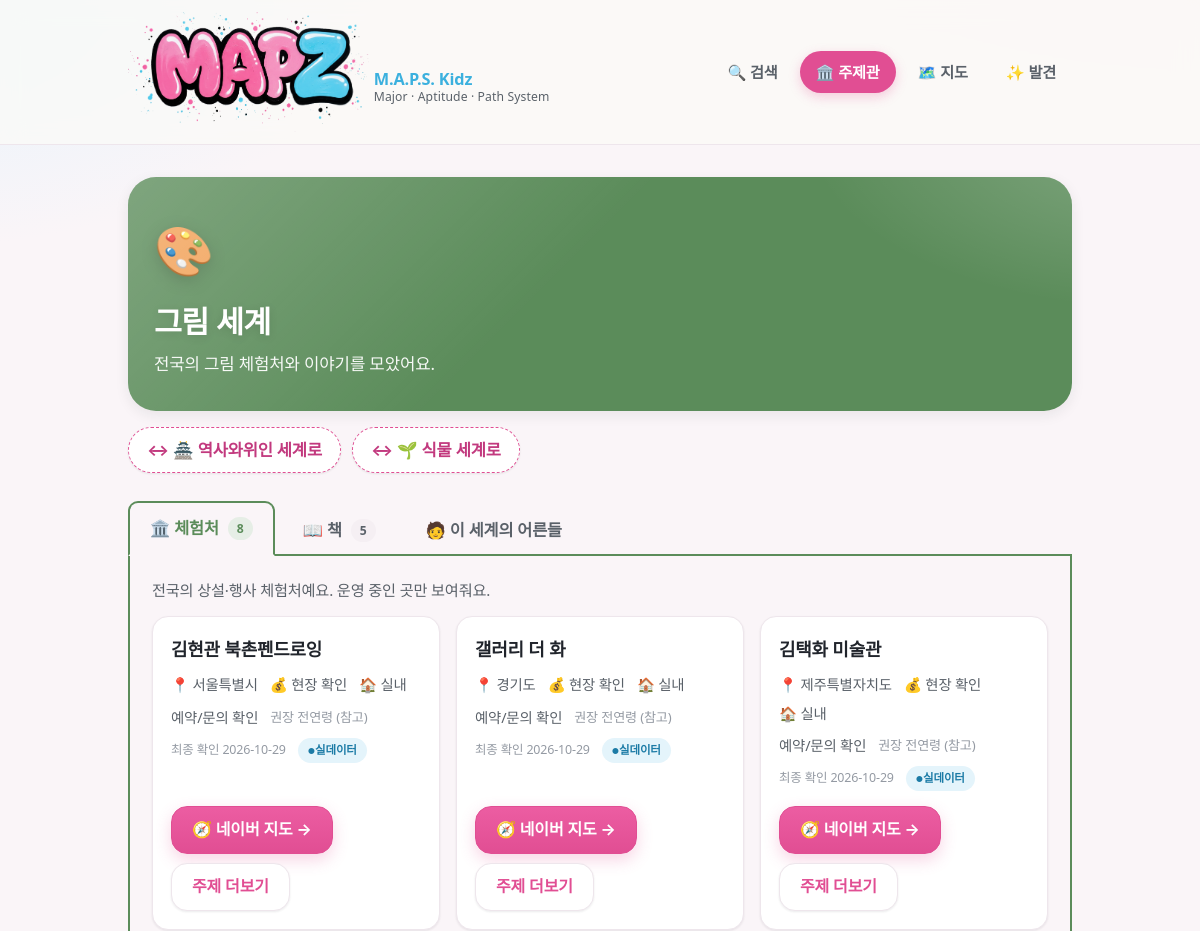
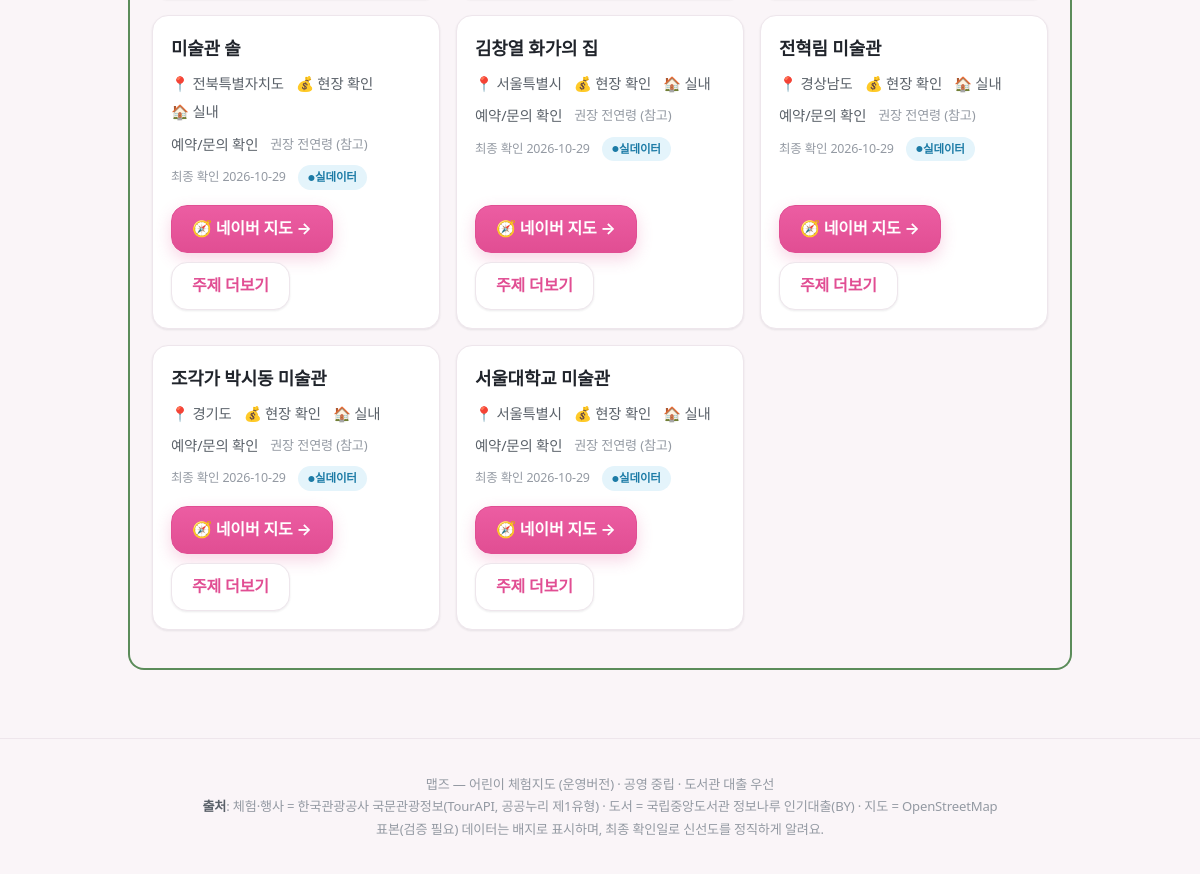
/topic/art, run on an earlier commit of the app's database (2 pictures, top to bottom).
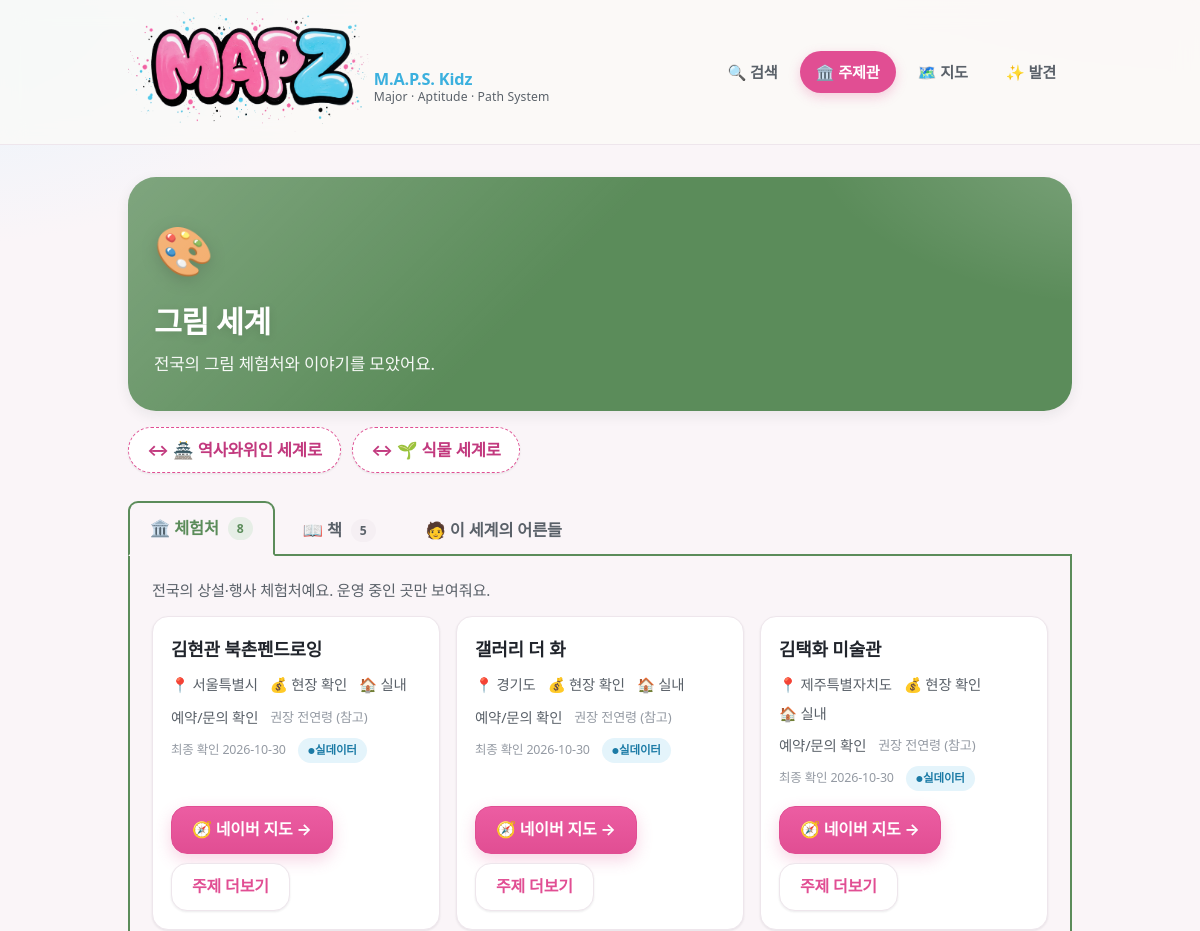
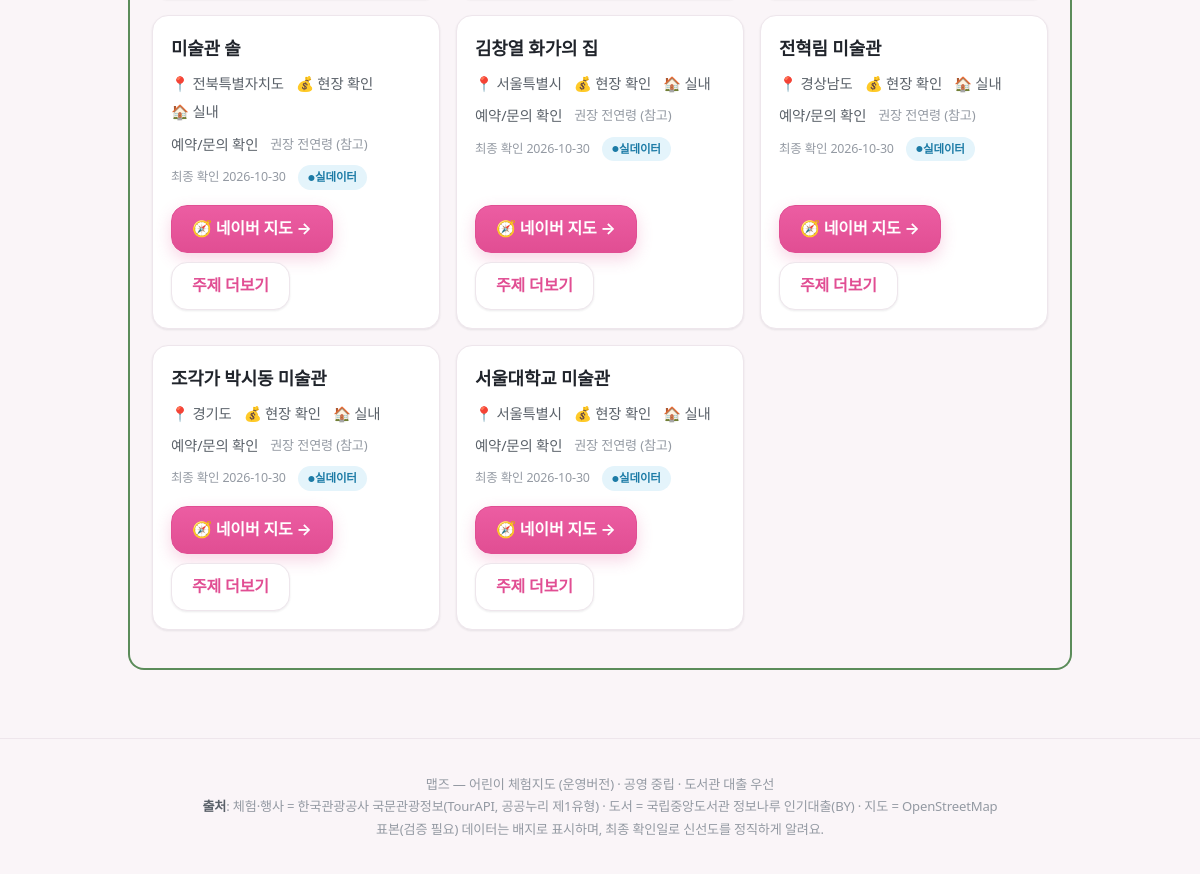
And on a later commit of the database (2 pictures, top to bottom).
### tables this page shows
CREATE TABLE topic(id TEXT PRIMARY KEY, name TEXT, synonyms TEXT, emoji TEXT,
  demand_score REAL, connection_score REAL, age_profile TEXT);

CREATE TABLE experience(id TEXT PRIMARY KEY, name TEXT, type TEXT, topic_tags TEXT,
  verb_tags TEXT, lat REAL, lng REAL, region TEXT, period_start TEXT, period_end TEXT,
  hours TEXT, age_note TEXT, duration_min INT, cost TEXT, reservation_url TEXT,
  indoor INT, parking TEXT, stroller TEXT, crowd_note TEXT, related_books TEXT,
  tel TEXT, image TEXT, source TEXT, is_seed INT, last_verified TEXT, status TEXT);

### app/main.py (the view)
@app.get("/topic/{tid}", response_class=HTMLResponse)
def page_topic(request: Request, tid: str):
    if tid not in TOPICS: return HTMLResponse("<h1>알 수 없는 주제</h1>", status_code=404)
    return templates.TemplateResponse(request, "topic.html", {"d": api_topic_detail(tid), "topic": TOPICS[tid],
        "topics_all": TOPICS, "today": today(), "active": "topic"})

### app/templates/topic.html (shortened to what this page needs)
{% extends "base.html" %}
{% import "macros.html" as m %}
{% block content %}
<div class="hero" style="background:linear-gradient(140deg,{{ topic.color }},{{ topic.color }})">
<div class="emoji-big">{{ topic.emoji }}</div>
<h1>{{ topic.name }} 세계</h1>
<p style="margin:0;opacity:.95;font-size:1.05rem">전국의 {{ topic.name }} 체험처와 이야기를 모았어요.</p>
</div>
<div class="sidestep" style="margin-top:16px">
{% for a in d.adjacency %}<a href="/topic/{{ a.topic }}">↔ {{ topics_all[a.topic].emoji }} {{ a.name }} 세계로</a>{% endfor %}
</div>
<div class="ttabs" role="tablist" aria-label="주제관 섹션" style="--tc:{{ topic.color }}">
  <button class="ttab" role="tab" aria-selected="true"  aria-controls="tp-exp"   id="tab-exp"   data-panel="tp-exp">🏛️ 체험처 <span class="cnt">{{ d.experiences|length }}</span></button>
  <button class="ttab" role="tab" aria-selected="false" aria-controls="tp-book"  id="tab-book"  data-panel="tp-book">📖 책 <span class="cnt">{{ d.books|length }}</span></button>
  <button class="ttab" role="tab" aria-selected="false" aria-controls="tp-adult" id="tab-adult" data-panel="tp-adult">🧑 이 세계의 어른들</button>
</div>
<div class="tbox" style="--tc:{{ topic.color }}">
<section class="tpanel" id="tp-exp" role="tabpanel" aria-labelledby="tab-exp" tabindex="0">
  <p class="section-note">전국의 상설·행사 체험처예요. 운영 중인 곳만 보여줘요.</p>
  <div class="cards">
  {% for x in d.experiences %}{{ m.exp_card(x) }}{% endfor %}
  </div>
</section>
</div>
{% endblock %}

### app/templates/base.html (shortened to what this page needs)
<!doctype html>
<html lang="ko">
<head>
<link rel="stylesheet" href="/static/style.css?v=9">
</head>
<body>
<header class="site"><div class="wrap">
<a class="brand" href="/" aria-label="맵즈 홈">
<img class="brand-graffiti" src="/static/logo-graffiti.png?v=3" alt="MAPZ · 맵즈 어린이 체험지도">
<span class="brand-tag"><b>M.A.P.S. Kidz</b><span>Major · Aptitude · Path System</span></span>
</a>
<nav class="tabs">
<a href="/"{% if active=='search' %} aria-current="page"{% endif %}>🔍 검색</a>
<a href="/topic/{{ (topics_all and (topics_all.keys()|list)[0]) or (topics and topics[0].id) or 'art' }}"{% if active=='topic' %} aria-current="page"{% endif %}>🏛️ 주제관</a>
<a href="/map"{% if active=='map' %} aria-current="page"{% endif %}>🗺️ 지도</a>
<a href="/discover"{% if active=='discover' %} aria-current="page"{% endif %}>✨ 발견</a>
</nav></div></header>
<main class="wrap">
{% block content %}{% endblock %}
</main>
<footer class="site">
맵즈 — 어린이 체험지도 (운영버전) · 공영 중립 · 도서관 대출 우선<br>
<b>출처</b>: 체험·행사 = 한국관광공사 국문관광정보(TourAPI, 공공누리 제1유형) · 도서 = 국립중앙도서관 정보나루 인기대출(BY) · 지도 = OpenStreetMap<br>
표본(검증 필요) 데이터는 배지로 표시하며, 최종 확인일로 신선도를 정직하게 알려요.
</footer>
</body>
</html>

### app/templates/macros.html (shortened to what this page needs)
{% macro seed_badge(is_seed) -%}
{% if is_seed %}<span class="badge-seed">표본(검증 필요)</span>{% else %}<span class="badge-live">실데이터</span>{% endif %}
{%- endmacro %}
{% macro exp_card(x) -%}
<article class="card">
<h3>{{ x.name }}</h3>
<div class="meta"><span>📍 {{ x.region }}</span><span>💰 {{ x.cost or '현장 확인' }}</span>
<span>{{ '🏠 실내' if x.indoor else '🌳 야외' }}</span>{% if x.tel %}<span>📞 {{ x.tel }}</span>{% endif %}</div>
<div class="meta"><span>{{ '예약/문의 확인' if not x.tel else '전화 문의 가능' }}</span>
<span class="age">권장 {{ x.age_note or '전연령' }} (참고)</span></div>
<div class="meta"><span class="verified">최종 확인 {{ x.last_verified }}</span> {{ seed_badge(x.is_seed) }}</div>
<div class="cta-row"><a class="btn" href="{{ x.maplink }}" target="_blank" rel="noopener">🧭 네이버 지도 →</a>
<a class="btn ghost" href="/topic/{{ x.topic_tags[0] }}">주제 더보기</a></div>
</article>
{%- endmacro %}

What changed in the data, as far as the page shows it:
changed experience "김현관 북촌펜드로잉": last_verified "2026-10-29" → "2026-10-30"
changed experience "갤러리 더 화": last_verified "2026-10-29" → "2026-10-30"
changed experience "김택화 미술관": last_verified "2026-10-29" → "2026-10-30"
changed experience "미술관 솔": last_verified "2026-10-29" → "2026-10-30"
changed experience "김창열 화가의 집": last_verified "2026-10-29" → "2026-10-30"
changed experience "전혁림 미술관": last_verified "2026-10-29" → "2026-10-30"
changed experience "조각가 박시동 미술관": last_verified "2026-10-29" → "2026-10-30"
changed experience "서울대학교 미술관": last_verified "2026-10-29" → "2026-10-30"
